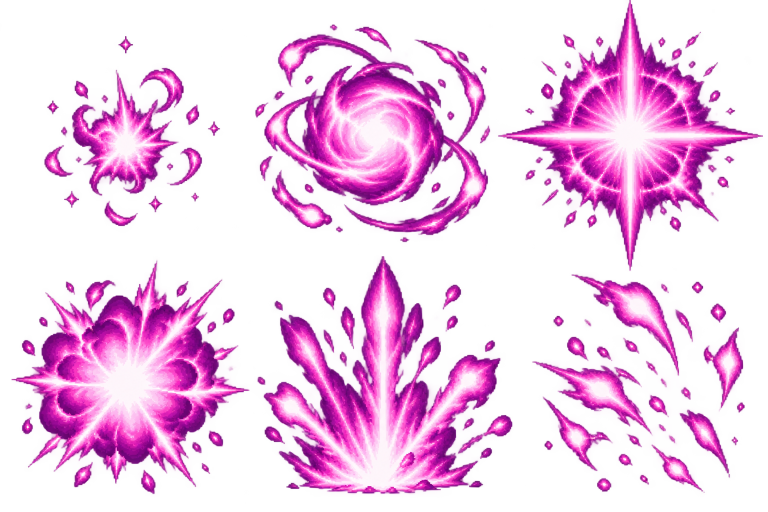
#> input picture Pause/Assets/Art/Attacks/Space~/src~/plasma_bursts_selected.png, 1536 x 1024 px (shown at 1/2 size); the run also reads 1 picture not shown here
$ python build.py
#> lines starting #> are read from the running program, lines starting #| are printed output that depends on the picture; after the words box and inside, x2 and y2 are one past the last pixel; in counts of white or black regions, pixels touching at a corner belong together
"""Build the Space pod laser kit from selected generated plasma paintings.

All composition happens at 64 px per 128 px atlas cell. The sole export step is
2x nearest-neighbour. Sources are retained beside this script for repainting.
"""
from pathlib import Path
import numpy as np
from PIL import Image

HERE = Path(__file__).resolve().parent
OUT = HERE.parent
RESAMPLE = Image.Resampling.NEAREST
PALETTE = np.array([
    [91, 26, 122], [122, 30, 120], [168, 32, 138],
    [192, 42, 168], [255, 79, 216], [255, 138, 230],
    [255, 224, 248], [255, 244, 251],
], dtype=np.uint8)
STEPS = np.array([0, 20, 42, 72, 112, 160, 215, 255], dtype=np.uint8)


def clean(im, cutoff=30):
    """Remove generated matte pixels and make a deliberately stepped plasma ramp."""
    a = np.asarray(im.convert('RGBA')).copy()
    rgb = a[:, :, :3].astype(np.float32)
    light = .36 * rgb[:, :, 0] + .28 * rgb[:, :, 1] + .36 * rgb[:, :, 2]
    index = np.searchsorted([36, 65, 93, 125, 160, 198, 232], light)
    a[:, :, :3] = PALETTE[index]
    alpha = a[:, :, 3]
    alpha = np.where(alpha < cutoff, 0, alpha)
    a[:, :, 3] = STEPS[np.searchsorted([10, 32, 57, 90, 136, 190, 235], alpha)]
    a[alpha == 0, :3] = 0
    return Image.fromarray(a, 'RGBA')


def source_crop(im, box, size, cutoff=38):
    crop = im.crop(box)
    alpha = crop.getchannel('A').point(lambda v: 255 if v > cutoff else 0)
    bounds = alpha.getbbox()
    if bounds:
        crop = crop.crop(bounds)
    crop.thumbnail((size, size), RESAMPLE)
    if crop.width < size or crop.height < size:
        factor = min(size / crop.width, size / crop.height)
        crop = crop.resize((max(1, round(crop.width*factor)), max(1, round(crop.height*factor))), RESAMPLE)
    return clean(crop, cutoff)


def center(canvas, sprite, x=None, y=None, alpha=1):
    x = (canvas.width - sprite.width)//2 if x is None else x
    y = (canvas.height - sprite.height)//2 if y is None else y
    if alpha != 1:
        sprite = sprite.copy()
        sprite.putalpha(sprite.getchannel('A').point(lambda v: round(v*alpha)))
    canvas.alpha_composite(sprite, (x,y))


def make_bursts():
    src = Image.open(HERE/'plasma_bursts_selected.png').convert('RGBA')
#> src is the input picture: PIL image 1536x1024 RGBA; mean R, G, B, A 154.6, 46.4, 139, 80.1
    boxes = [(0,0,512,512), (512,0,1024,512), (1024,0,1536,512),
             (0,512,512,1024), (512,512,1024,1024), (1024,512,1536,1024)]
    sheet = Image.new('RGBA', (512,192))
#> sheet: PIL image 512x192 RGBA; every value is 0
    for j,size in enumerate([6,12,20,27,35,43,48,50]):
        c = Image.new('RGBA',(64,64))
        motif = 0 if j<2 else 1 if j<5 else 2
        center(c,source_crop(src,boxes[motif],size),alpha=.72 if j==0 else 1)
        # A small inset swirl keeps each advancing frame visibly distinct.
        if j in (3,4,6):
            mote = source_crop(src,boxes[5],7)
            center(c,mote,x=44 if j==3 else 9,y=14 if j==4 else 43,alpha=.72)
        sheet.alpha_composite(c,(j*64,0))
#> this loop made 8 passes
#> pass 1, in source_crop, `alpha = crop.getchannel('A').point(lambda v: 255 if v > cutoff else 0)`:
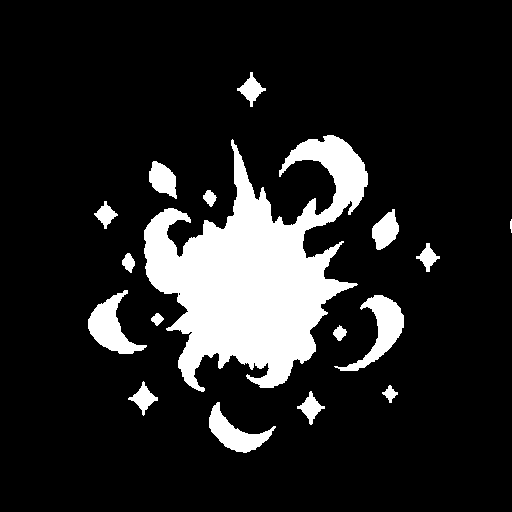
#> alpha: PIL image 512x512 L; 13.9% white; 17 white regions, largest, box (x1, y1, x2, y2) and area: (144, 135, 368, 392) 27868, (334, 295, 404, 371) 1741, (88, 290, 147, 354) 1628
#> pass 1, in source_crop, `crop = crop.crop(bounds)`:
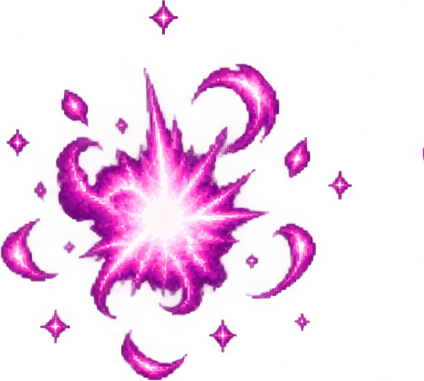
#> crop: PIL image 424x381 RGBA; mean R, G, B, A 143.8, 38.3, 128.5, 51.4; transparent parts drawn white
    for j in range(4):
        c=Image.new('RGBA',(64,64))
        bloom=source_crop(src,boxes[3 if j%2==0 else 2],40+j%2*3)
        bloom=bloom.rotate(j*90,expand=True,resample=RESAMPLE)
        center(c,bloom)
        sheet.alpha_composite(c,(j*64,64))
#> this loop made 4 passes
#> bounds in source_crop on passes 1 to 4: (23, 9, 499, 476), (0, 0, 502, 512), (23, 9, 499, 476), (0, 0, 502, 512)
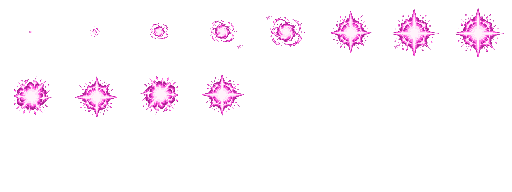
#> sheet: PIL image 512x192 RGBA; mean R, G, B, A 16, 9.1, 14.6, 16.6; transparent parts drawn white
    for j,size in enumerate([38,27,16,6]):
        c=Image.new('RGBA',(64,64))
        center(c,source_crop(src,boxes[3 if j<2 else 0],size),alpha=1-j*.17 if j<3 else 1)
        sheet.alpha_composite(c,((j+4)*64,64))
#> this loop made 4 passes
#> (bounds in source_crop, x in center) on passes 1 to 4: ((23, 9, 499, 476), 13), ((23, 9, 499, 476), 18), ((88, 72, 512, 453), 24), ((88, 72, 512, 453), 29)
    for j,(size,opacity) in enumerate([(26,.9),(42,1),(55,1),(34,.55)]):
        c=Image.new('RGBA',(64,64))
        impact=source_crop(src,boxes[4],size)
        center(c,impact,y=57-impact.height,alpha=opacity)
        sheet.alpha_composite(c,(j*64,128))
    for j in range(4):
        c=Image.new('RGBA',(64,64))
        flecks=source_crop(src,boxes[5],34)
        flecks=flecks.rotate(j*90,expand=True,resample=RESAMPLE)
        center(c,flecks,x=32-flecks.width//2+(j%2)*2)
        sheet.alpha_composite(c,((j+4)*64,128))
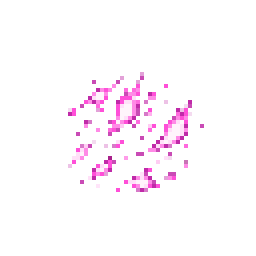
#> c: PIL image 64x64 RGBA (shown 4 times larger); mean R, G, B, A 14.3, 7, 12.9, 14; transparent parts drawn white
    return sheet


def make_beam():
    src = Image.open(HERE/'beam_candidate_b_selected.png').convert('RGBA')
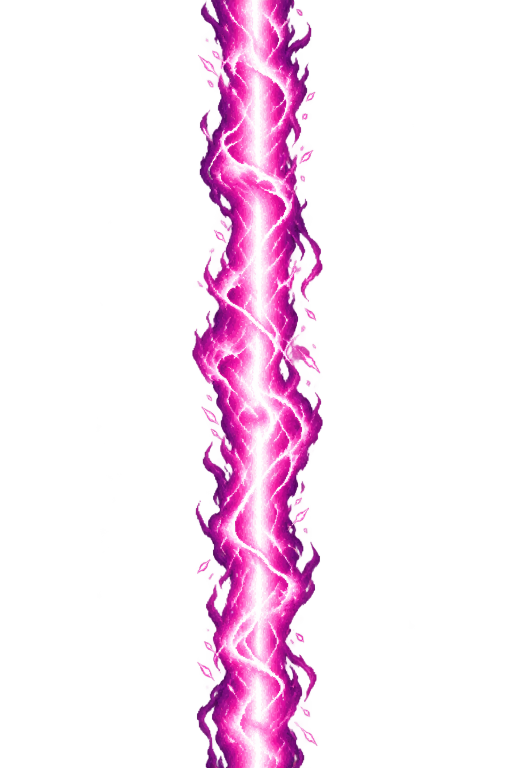
#> input picture Pause/Assets/Art/Attacks/Space~/src~/beam_candidate_b_selected.png, 1024 x 1536 px (shown at 1/2 size)
#> src is the input picture: PIL image 1024x1536 RGBA; mean R, G, B, A 64.3, 23.8, 55.3, 42.6
    # The painting supplies the flowing strands and arc sparks; only its wide
    # generated halo is masked away. We wrap a tall excerpt for tile continuity.
    excerpt = src.crop((280,140,744,1420)).resize((64,128),RESAMPLE)
    base=np.asarray(clean(excerpt,cutoff=42)).copy()
    x=np.arange(64)
    outer=np.clip((26-np.abs(x-31.5))/8,0,1)
    base[:,:,3]=(base[:,:,3].astype(float)*outer[None,:]).astype(np.uint8)
    # Preserve the painted strands, but confine the continuous white core to
    # 20 export pixels and the hot body to about 44 export pixels.
    for px in range(64):
        distance=abs(px-31.5)
        if distance>18:
            cap=2
        elif distance>11:
            cap=4
        elif distance>5:
            cap=5
        else:
            continue
        light=base[:,px,:3].astype(int).sum(axis=1)
        old=np.asarray(PALETTE)[cap].astype(int).sum()
        base[light>old,px,:3]=PALETTE[cap]
#> base: shape (128, 64, 4); mean R, G, B, A 91.2, 49.8, 82.7, 95
    # Mirror the source near its ends to produce a periodic painting, without
    # interpolation; every exported frame is a cyclic shift of these pixels.
    for k in range(8):
        row=base[8+k].copy() if k<4 else base[119+(k-4)].copy()
        base[k]=row
        base[127-k]=row
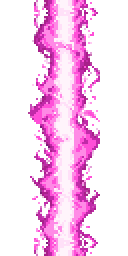
#> base: shape (128, 64, 4) (shown 2 times larger); mean R, G, B, A 91, 49.8, 82.6, 94.5; transparent parts drawn white
    base[127]=base[0]
    frames=[]
    for j in range(4):
        f=np.roll(base,j*32,axis=0)
        f[127]=f[0]
        frames.append(Image.fromarray(f,'RGBA'))
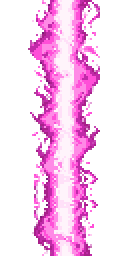
#> f: shape (128, 64, 4) (shown 2 times larger); mean R, G, B, A 91, 49.8, 82.6, 94.5; transparent parts drawn white
#> after the loop, frames = 4 items
    return Image.fromarray(np.concatenate([np.asarray(f) for f in frames],axis=1),'RGBA')


def make_tell():
    src=Image.open(HERE/'reticle_selected.png').convert('RGBA')
    sheet=Image.new('RGBA',(256,64))
    # A generated spark from the dotted sight motif, repeated on a 16 px period.
    dot=source_crop(src,(135,120,224,260),6,cutoff=48)
    for j in range(2):
        c=Image.new('RGBA',(64,64))
        for y in range(8-j*4,60,16):
            if y+dot.height<=61:
                center(c,dot,y=y)
        sheet.alpha_composite(c,(j*64,0))
    # These brackets and cross are cropped from the painted reticle concept.
    corners=[(347,184,558,398),(607,184,814,398),
             (350,435,559,652),(610,435,816,652)]
    cross=(886,255,1184,567)
    for j in range(2):
        c=Image.new('RGBA',(64,64))
        positions=[(8,8),(36,8),(8,36),(36,36)]
        for box,(x,y) in zip(corners,positions):
            glyph=source_crop(src,box,20,cutoff=55)
            center(c,glyph,x=x,y=y,alpha=1 if j else .72)
        glyph=source_crop(src,cross,10 if j else 7,cutoff=55)
        center(c,glyph)
        sheet.alpha_composite(c,((j+2)*64,0))
#> this loop made 2 passes
    return sheet


def export(native,name):
    native.resize((native.width*2,native.height*2),RESAMPLE).save(OUT/name)


if __name__=='__main__':
    export(make_bursts(),'space_attack_laser.png')
    export(make_beam(),'space_attack_laserbody.png')
    export(make_tell(),'space_attack_lasertell.png')
